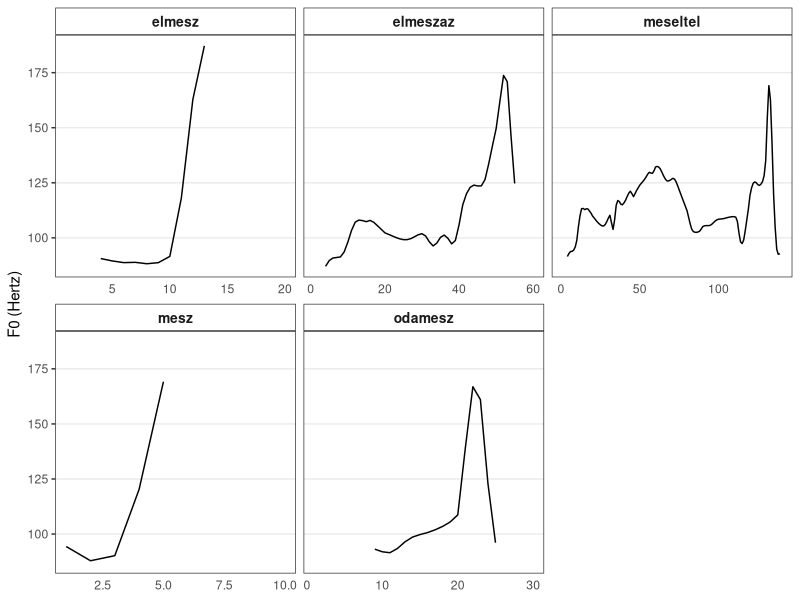
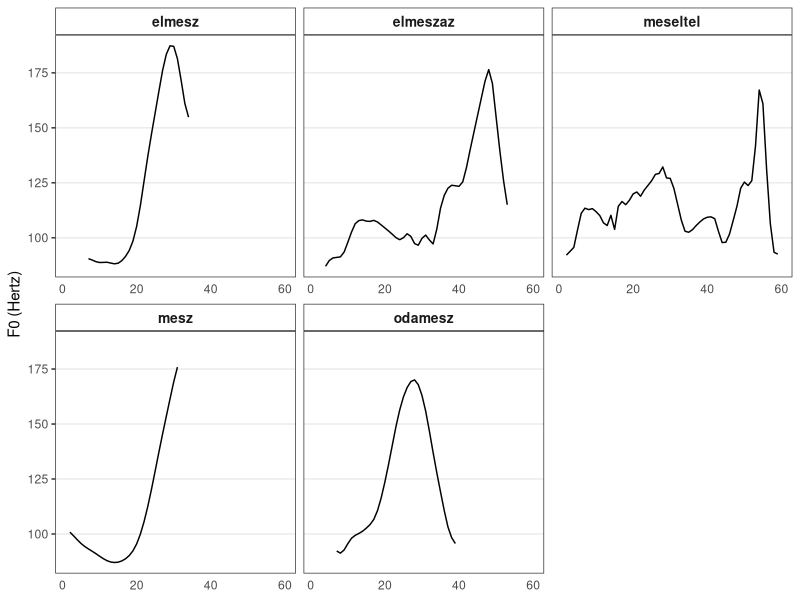

Write R code to recreate these figures, in order.
# Author: Anna Bruggeman
# Spring 2017
# Last edit: 25/03/2019
# Rstudio version 1.1453

library(ggplot2)

setwd("/Users/Anna/Desktop/hungtest/")
sylldf <- read.table("syllcontour.txt", header=T)
phrasedf <- read.table("phrasecontour.txt", header=T)

sylldf$ST <- as.numeric(as.character(sylldf$ST))
sylldf$hz <- as.numeric(as.character(sylldf$hz))

phrasedf$ST <- as.numeric(as.character(phrasedf$ST))
phrasedf$hz <- as.numeric(as.character(phrasedf$hz))

## plot all syllable-normalised contours
ggplot(data=sylldf) +
   geom_line(aes(x=point, 
                y=hz, # or ST
                group=filename)) +
  facet_wrap(~filename, scales ="free_x") +
  scale_y_continuous("F0 (Hertz)") + 
  scale_x_continuous("Normalised time (by syllable)") + 
  theme_bw() +
  theme(strip.text = element_text(size=10, face="bold"),
        strip.background = element_rect(fill="white"),
        panel.grid.minor = element_blank(),
        panel.grid.major.x = element_blank(),
        axis.ticks.x = element_blank(),
        axis.text.x=element_text(),
        axis.title.x=element_blank(),
        legend.position = "none")

## plot all phrase-normalised contours
ggplot(data=phrasedf) +
  geom_line(aes(x=point, 
                y=hz, # or ST
                group=filename)) +
  facet_wrap(~filename, scales ="free_x") +
  scale_y_continuous("F0 (Hertz)") + 
  scale_x_continuous("Normalised time (by phrase)") + 
  theme_bw() +
  theme(strip.text = element_text(size=10, face="bold"),
        strip.background = element_rect(fill="white"),
        panel.grid.minor = element_blank(),
        panel.grid.major.x = element_blank(),
        axis.ticks.x = element_blank(),
        axis.text.x=element_text(),
        axis.title.x=element_blank(),
        legend.position = "none")
